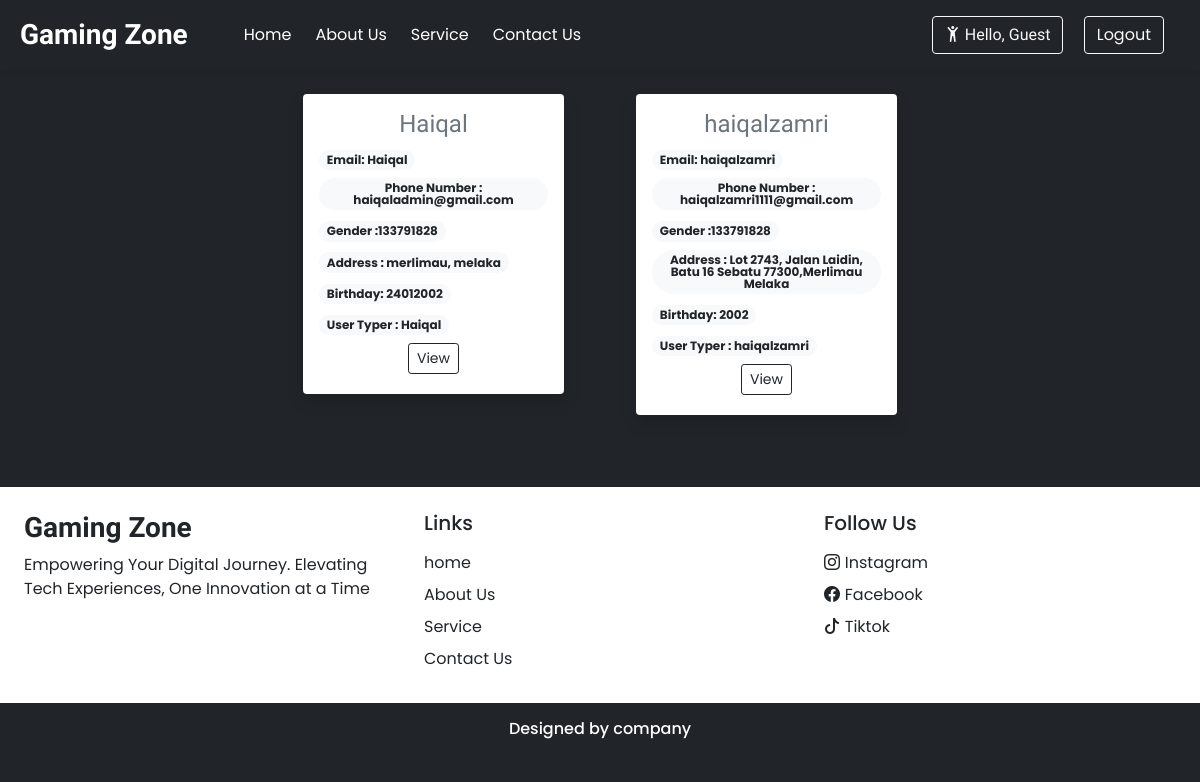
Page /userdet.php on the committed database.
### tables this page shows
CREATE TABLE `register` (
  `Id` int(11) NOT NULL,
  `name` varchar(50) NOT NULL,
  `email` varchar(50) NOT NULL,
  `phoneNumber` int(20) NOT NULL,
  `gender` varchar(10) NOT NULL,
  `address` varchar(100) NOT NULL,
  `birthday` int(50) NOT NULL,
  `password` varchar(100) NOT NULL,
  `confirmationPassword` varchar(100) NOT NULL,
  `userType` varchar(50) NOT NULL DEFAULT 'user'
);

### userdet.php (the view, shortened to what this page needs)
<!DOCTYPE html>
<html lang="en">
<head>
  <link rel="stylesheet" href="https://cdn.jsdelivr.net/npm/swiper@11/swiper-bundle.min.css"/>
  <?php require ('inc/links.php');?>
</head>
<body class="bg-dark">
<?php require('inc/headerlogin.php'); ?>
<?php
require 'conf.php';
$sql = "SELECT * FROM `register`";
$result = mysqli_query($conn, $sql);
?>
<div class="container">
  <div class="row justify-content-center">
    <?php
    while($row = mysqli_fetch_array($result)){
    ?>
    <div class="cog-2 col-md-3 my-4 mx-4">
      <div class="card border-0 shadow" style="max-width: 600px; margin:auto;">
        <div class="card-body">
          <h4 class="card-title h-font text-center text-secondary"><?= htmlspecialchars($row['name']); ?></h4>
          <h4 class="badge rounded-pill bg-light text-dark text-wrap">Email: <?= htmlspecialchars($row['name']); ?></h4> <br>
          <h4 class="badge rounded-pill bg-light text-dark text-wrap">Phone Number : <?= htmlspecialchars($row['email']); ?></h4> <br>
          <h4 class="badge rounded-pill bg-light text-dark text-wrap">Gender :<?= htmlspecialchars($row['phoneNumber']); ?></h4>
          <h4 class="badge rounded-pill bg-light text-dark text-wrap">Address : <?= htmlspecialchars($row['address']); ?></h4>
          <h4 class="badge rounded-pill bg-light text-dark text-wrap">Birthday: <?= htmlspecialchars($row['birthday']); ?></h4> <br>
          <h4 class="badge rounded-pill bg-light text-dark text-wrap">User Typer : <?= htmlspecialchars($row['name']); ?></h4>
          <div class="d-flex justify-content-evenly mb-1">
            <a href="nextbooking.php?id=<?= $row['id']; ?>" class="btn btn-sm btn-outline-dark shadow-none">View</a>
          </div>
        </div>
      </div>
    </div>
    <?php } ?>
  </div>
</div>
<?php require('inc/footerlogin.php');?>
</body>
</html>

### inc/links.php (shortened to what this page needs)
<link href="https://cdn.jsdelivr.net/npm/bootstrap@5.0.2/dist/css/bootstrap.min.css" rel="stylesheet">
<link rel="stylesheet" href="https://cdn.jsdelivr.net/npm/bootstrap-icons@1.11.3/font/bootstrap-icons.min.css">
<link rel="stylesheet" href="css/common.css">

### inc/headerlogin.php (shortened to what this page needs)
<!DOCTYPE html>
<html lang="en">
<head>
  <link rel="stylesheet" href="https://cdn.jsdelivr.net/npm/swiper@11/swiper-bundle.min.css"/>
  <?php require('inc/links.php'); ?>
</head>
<body class="bg-dark">
<nav class="navbar navbar-expand-lg navbar-dark bg-dark px-lg-2 py-lg-2 shadow-sm sticky-top">
  <div class="container-fluid">
    <a class="navbar-brand me-5 fw-bold fs-3 h-font" href="gzlogin.php">Gaming Zone</a>
    <div class="collapse navbar-collapse" id="navbarSupportedContent">
      <ul class="navbar-nav me-auto mb-2 mb-lg-0">
        <li class="nav-item">
          <a class="nav-link active me-2" aria-current="page" href="gzlogin.php">Home</a>
        </li>
        <li class="nav-item">
         <a class="nav-link active me-2" href="aboutlogin.php">About Us </a>
        </li>
        <li class="nav-item">
          <a class="nav-link active me-2" href="servicelogin.php">Service</a>
        </li>
        <li class="nav-item">
          <a class="nav-link active me-2" href="contactlogin.php">Contact Us</a>
        </li>
      </ul>
      <div>
      <a class="btn btn-outline-light shadow-none me-lg-6 me-3 greeting h-font mx-5 my-2" href="userdetail.php?name=<?php echo urlencode($_SESSION["name"]);?>">
        <i class="bi bi-person-arms-up"></i> Hello, <?php echo htmlspecialchars($_SESSION["name"] ?? 'Guest'); ?>
      </a>
      <button type="button" class="btn btn-outline-light shadow-none me-lg-6 me-3" data-bs-toggle="modal" data-bs-target="#LoginModal">
                Logout
                </button>
              </div>
            </div>
          </nav>

### inc/footerlogin.php (shortened to what this page needs)
<div class="container-fluid bg-white mt-5">
  <div class="row">
    <div class="col-lg-4 p-4">
        <h3 class="h-font fw-bold fs-3 mb-2">Gaming Zone</h3>
        <p>
        Empowering Your Digital Journey. Elevating Tech Experiences, One Innovation at a Time
        </p>
      </div>
      <div class="col-lg-4 p-4">
        <h5 class="mb-3">Links</h5>
        <a href="gzlogin.php" class="d-inline-block mb-2 text-dark text-decoration-none">home</a><br>
        <a href="aboutlogin.php" class="d-inline-block mb-2 text-dark text-decoration-none">About Us</a><br>
        <a href="servicelogin.php" class="d-inline-block mb-2 text-dark text-decoration-none">Service</a><br>
        <a href="contactlogin.php" class="d-inline-block mb-2 text-dark text-decoration-none">Contact Us</a> <br>
      </div>
      <div class="col-lg-4 p-4">
        <h5 class="mb-3">Follow Us</h5>
        <a href="https://www.instagram.com/gamingzonevlore?igsh=MWRiYjJlN205NXJhaw==" class="d-inline-block text-dark text-decoration-none mb-2">
        <i class="bi bi-instagram"> </i>Instagram
        </a>
        <br>
        <a href="https://www.facebook.com/GamingZone1Fb?mibextid=LQQJ4d" class="d-inline-block text-dark text-decoration-none mb-2">
        <i class="bi bi-facebook"> </i>Facebook
        </a>
        <br>
        <a href="https://www.tiktok.com/@gamingzonexxx?_t=8l6JnSY7xnV&_r=1" class="d-inline-block text-dark text-decoration-none mb-2">
        <i class="bi bi-tiktok"> </i>Tiktok
        </a>
        <br>
      </div>
    </div>
  </div>
<h6 class="text-center bg-dark text-white p-3 m-0">Designed by company</h6>

### css/common.css (style rules this page uses)
:root { --teal: #2ec1ac; --teal_hover: #279e8c; }
* { font-family: 'Poppins', sans-serif; }
.h-font { font-family: 'Merienda', cursive; }

### rows in the picture
register: name "Haiqal", email "haiqaladmin@gmail.com", phoneNumber "133791828", address "merlimau, melaka", birthday "24012002"
register: name "haiqalzamri", email "haiqalzamri1111@gmail.com", phoneNumber "133791828", address "Lot 2743, Jalan Laidin, Batu 16 Sebatu 77300,Merlimau Melaka", birthday "2002"

### other values in the picture
$_SESSION["name"] "Guest"
